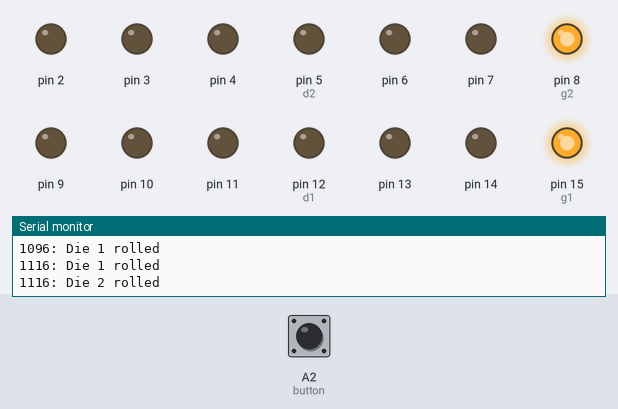
Simulated run of this sketch. Board: Arduino Uno, built with avr-gcc and run on an emulated ATmega328P. Parts: output pins drawn as LEDs (lit = HIGH), the last lines printed to the serial monitor. Dashed ring = blinking. Inputs (shaded band) come from the test bench; at power-on: A2 (button) HIGH. Random numbers use the default seed unless the sketch sets one.

Above: at 1.2 s.
1.3 s: A2 (button) pulled LOW for 0.15 s
At 1.38 s:
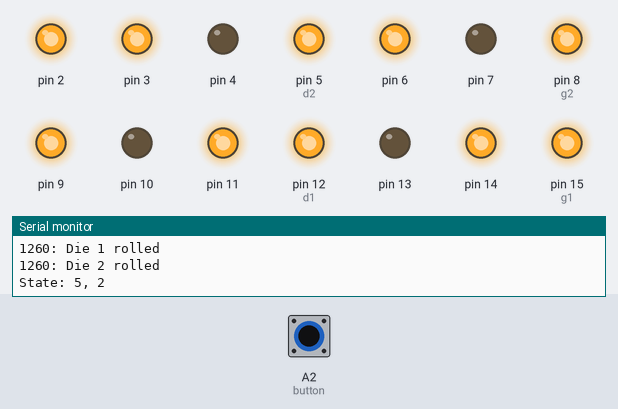
2.9 s: A2 (button) pulled LOW for 3.2 s
At 3.8 s:
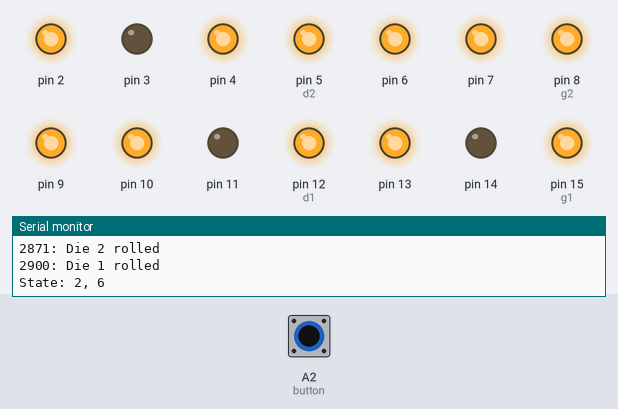
7.6 s: A2 (button) pulled LOW for 1 s
At 8.1 s:
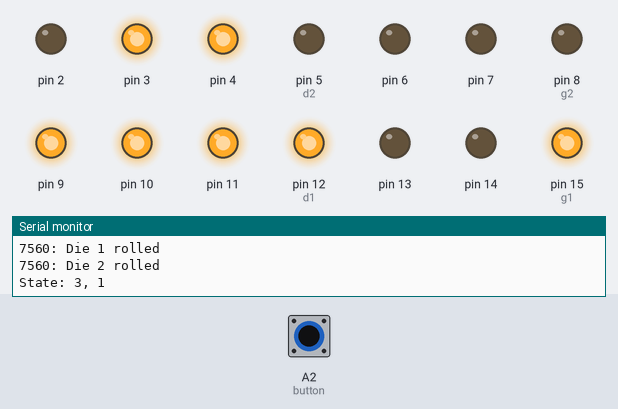
10.1 s: A2 (button) pulled LOW for 0.15 s
At 10.18 s:
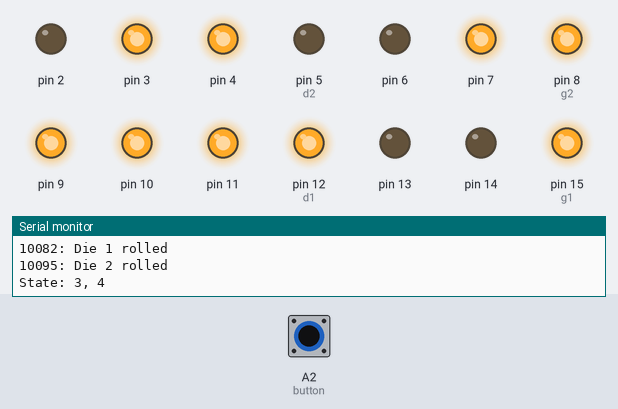
11.7 s: A2 (button) pulled LOW for 0.15 s
At 11.78 s:
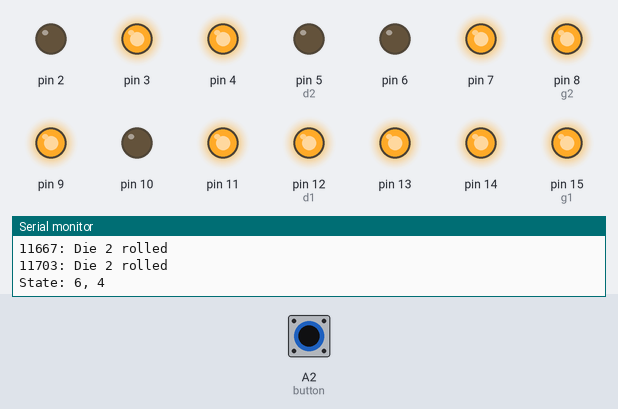
13.3 s: A2 (button) pulsed LOW 2 times (0.12 s each, 0.3 s apart)
At 13.66 s:
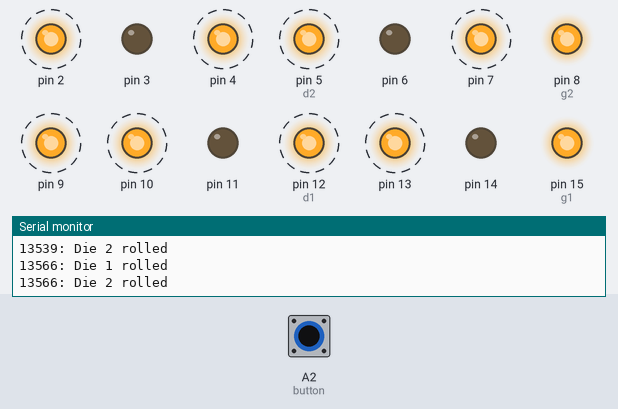
Timing chart, 0 to 16.3 s (numbered marks = the images above; inputs shaded):
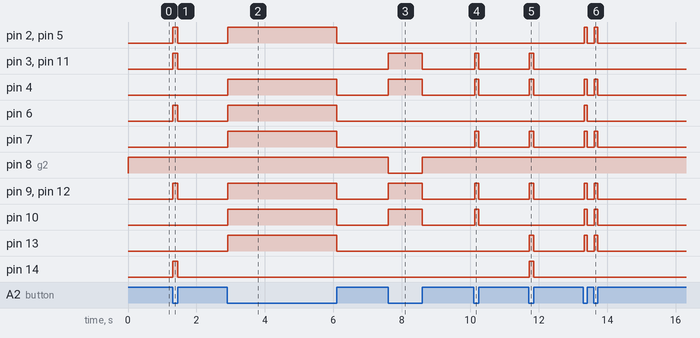

The sketch:

number_dice.ino
```cpp
#include "Arduino.h"

const int a2 = 2, b2 = 3, c2 = 4, d2 = 5, e2 = 6, f2 = 7, g2 = 8;
const int a1 = 9, b1 = 10, c1 = 11, d1 = 12, e1 = 13, f1 = 14, g1 = 15;
const int button = A2, seed = A3;

#pragma region "Utility function definitions"
void clear1()
{
	// % Skipped g intentionally; it is kept on as a hyphen to indicate that the die is rolling
	for (int i = a1; i <= f1; i++)
	{
		digitalWrite(i, LOW);
	}
}

void clear2()
{
	// % Skipped g intentionally; it is kept on as a hyphen to indicate that the die is rolling
	for (int i = a2; i <= f2; i++)
	{
		digitalWrite(i, LOW);
	}
}

void writeArr(const int array[], int size)
{
	;
	for (int i = 0; i < size; i++)
	{
		digitalWrite(array[i], HIGH);
	}
}

void writeOne1()
{
	const int arr[2] = {b1, c1};
	writeArr(arr, 2);
}

void writeTwo1()
{
	const int arr[5] = {a1, b1, g1, e1, d1};
	writeArr(arr, 5);
}

void writeThree1()
{
	const int arr[5] = {a1, b1, g1, c1, d1};
	writeArr(arr, 5);
}

void writeFour1()
{
	const int arr[4] = {f1, g1, b1, c1};
	writeArr(arr, 4);
}

void writeFive1()
{
	const int arr[5] = {a1, f1, g1, c1, d1};
	writeArr(arr, 5);
}

void writeSix1()
{
	const int arr[6] = {a1, f1, g1, e1, c1, d1};
	writeArr(arr, 6);
}

void writeOne2()
{
	const int arr[2] = {b2, c2};
	writeArr(arr, 2);
}

void writeTwo2()
{
	const int arr[5] = {a2, b2, g2, e2, d2};
	writeArr(arr, 5);
}

void writeThree2()
{
	const int arr[5] = {a2, b2, g2, c2, d2};
	writeArr(arr, 5);
}

void writeFour2()
{
	const int arr[4] = {f2, g2, b2, c2};
	writeArr(arr, 4);
}

void writeFive2()
{
	const int arr[5] = {a2, f2, g2, c2, d2};
	writeArr(arr, 5);
}

void writeSix2()
{
	const int arr[6] = {a2, f2, g2, e2, c2, d2};
	writeArr(arr, 6);
}

void writeNumber1(int number)
{
	switch (number)
	{
	case 1:
		writeOne1();
		break;
	case 2:
		writeTwo1();
		break;
	case 3:
		writeThree1();
		break;
	case 4:
		writeFour1();
		break;
	case 5:
		writeFive1();
		break;
	case 6:
		writeSix1();
		break;
	default:
		break;
	}
}

void writeNumber2(int number)
{
	switch (number)
	{
	case 1:
		writeOne2();
		break;
	case 2:
		writeTwo2();
		break;
	case 3:
		writeThree2();
		break;
	case 4:
		writeFour2();
		break;
	case 5:
		writeFive2();
		break;
	case 6:
		writeSix2();
		break;
	default:
		break;
	}
}
#pragma endregion "Utility function definitions"

int state1, state2;
/*
 * % Increments the state of the first die
 */
void die1()
{
	if (state1 == 6)
		state1 = 1;
	else
		state1++;
}

/*
 * % Increments the state of the second die
 */
void die2()
{
	if (state2 == 6)
		state2 = 1;
	else
		state2++;
}

void setup()
{
	Serial.begin(9600);
	for (int i = a2; i <= g1; i++)
		pinMode(i, OUTPUT);
	pinMode(button, INPUT_PULLUP);
	pinMode(seed, INPUT);
	clear1();
	clear2();

	digitalWrite(g1, HIGH);
	digitalWrite(g2, HIGH);

	randomSeed(analogRead(seed));
	state1 = random(1, 7);
	state2 = random(1, 7);

	Serial.println("Setup complete");
}

void loop()
{
	unsigned long ts = millis();
	if (ts % 2 == 0)
	{
		die1();
		Serial.print(ts);
		Serial.println(": Die 1 rolled");
	}
	if (ts % 3 == 0)
	{
		die2();
		Serial.print(ts);
		Serial.println(": Die 2 rolled");
	}
	if (digitalRead(button) == LOW)
	{
		Serial.print("State: ");
		Serial.print(state1);
		Serial.print(", ");
		Serial.println(state2);
		digitalWrite(g1, LOW);
		digitalWrite(g2, LOW);
		writeNumber1(state1);
		writeNumber2(state2);
		while (digitalRead(button) == LOW)
		{
		}
		clear1();
		clear2();
		digitalWrite(g1, HIGH);
		digitalWrite(g2, HIGH);
	}
	delay(random(5, 10));
}
```

Measured:
- after the input at 1.3 s, pin 2, pin 3, pin 5 (d2), pin 6, pin 9, pin 11, pin 12 (d1), pin 14: LOW → HIGH at once, → LOW 0.14 s later
- after the input at 2.9 s, pin 2, pin 4, pin 5 (d2), pin 6, pin 7, pin 9, pin 10, pin 12 (d1), pin 13: LOW → HIGH at once, → LOW 3.2 s later
- after the input at 7.6 s, pin 3, pin 4, pin 9–11, pin 12 (d1): LOW → HIGH at once, → LOW 0.99 s later; pin 8 (g2): HIGH → LOW at once, → HIGH 0.99 s later
- after the input at 10.1 s, pin 3, pin 4, pin 7, pin 9–11, pin 12 (d1): LOW → HIGH at once, → LOW 0.13 s later
- after the input at 11.7 s, pin 3, pin 4, pin 7, pin 9, pin 11, pin 12 (d1), pin 13, pin 14: LOW → HIGH at once, → LOW 0.13 s later
- after the input at 13.3 s, pin 2, pin 4, pin 5 (d2), pin 7, pin 9, pin 10, pin 12 (d1), pin 13: alternates HIGH for 0.10 s and LOW for 0.19 s, 4 changes in all, then stays LOW, starting at once; pin 6: LOW → HIGH at once, → LOW 0.09 s later
